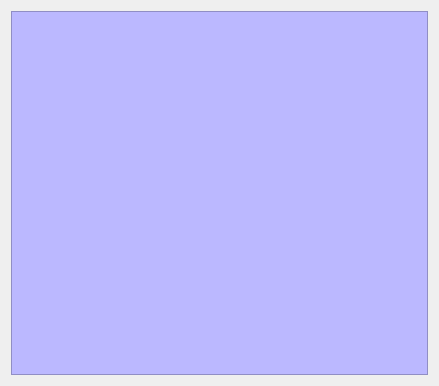
<?xml version="1.0" encoding="UTF-8"?>
<ui version="4.0">
 <class>MainDialog</class>
 <widget class="QDialog" name="MainDialog">
  <property name="geometry">
   <rect>
    <x>0</x>
    <y>0</y>
    <width>439</width>
    <height>386</height>
   </rect>
  </property>
  <property name="windowTitle">
   <string>MainDialog</string>
  </property>
  <layout class="QVBoxLayout" name="verticalLayout">
   <item>
    <widget class="GameDash" name="gDash">
     <property name="styleSheet">
      <string notr="true">background-color: rgb(187, 184, 255);</string>
     </property>
     <property name="frameShape">
      <enum>QFrame::StyledPanel</enum>
     </property>
     <property name="frameShadow">
      <enum>QFrame::Raised</enum>
     </property>
    </widget>
   </item>
  </layout>
 </widget>
 <layoutdefault spacing="6" margin="11"/>
 <customwidgets>
  <customwidget>
   <class>GameDash</class>
   <extends>QFrame</extends>
   <header>GameDash.h</header>
   <container>1</container>
  </customwidget>
 </customwidgets>
 <resources/>
 <connections/>
</ui>
